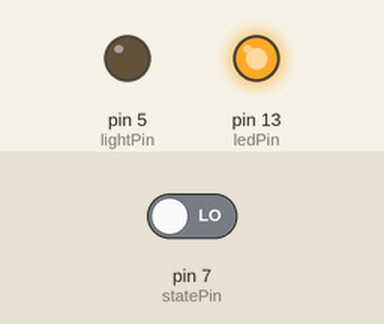
Simulated run of this sketch. Board: Arduino Uno, built with avr-gcc and run on an emulated ATmega328P. Parts: output pins drawn as LEDs (lit = HIGH). Dashed ring = blinking. The test bench sets the inputs (shaded band); at power-on: pin 7 (statePin) LOW.

Above: at 1.8 s.
1.9 s: pin 7 (statePin) driven HIGH
At 2.9 s:
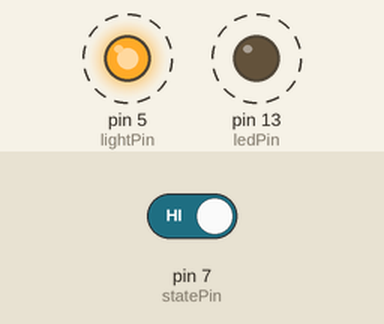
4.9 s: pin 7 (statePin) driven LOW
At 6.3 s:
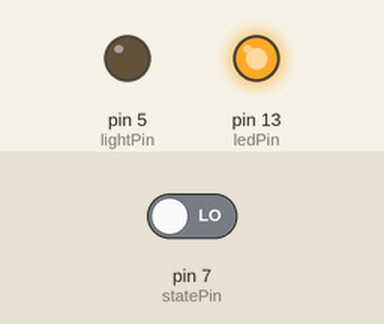
Timing chart, 0 to 7.9 s (numbered marks = the images above; inputs shaded):
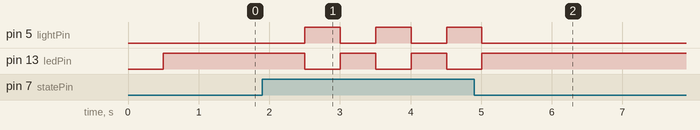

The sketch:

lightDriver.ino
```cpp
int statePin = 7;
int lightPin = 5;
int ledPin = 13;
bool lightState = true;
bool doBlink = false;
unsigned long tm = millis();

void setup() {
  pinMode(statePin, INPUT);
  pinMode(lightPin, OUTPUT);
  pinMode(ledPin, OUTPUT);
}

void loop() {
  if (millis()-tm>500) {
    tm = millis();
    digitalWrite(lightPin, !lightState);  // lights on with LOW.
    digitalWrite(ledPin, lightState);
    if (digitalRead(statePin))  {
      doBlink = true;
    }
    else {
      doBlink = false;
    }
    if (doBlink) {
      lightState = !lightState;
    }
    else {
      lightState = true;
    }
  }
}
```

Measured:
- after the input at 1.9 s, pin 5 (lightPin), pin 13 (ledPin): alternates HIGH for 0.50 s and LOW for 0.50 s, starting after 0.61 s
- after the input at 4.9 s, pin 5 (lightPin): goes on until 5.0 s, then stays LOW; pin 13 (ledPin): goes on until 5.0 s, then stays HIGH
